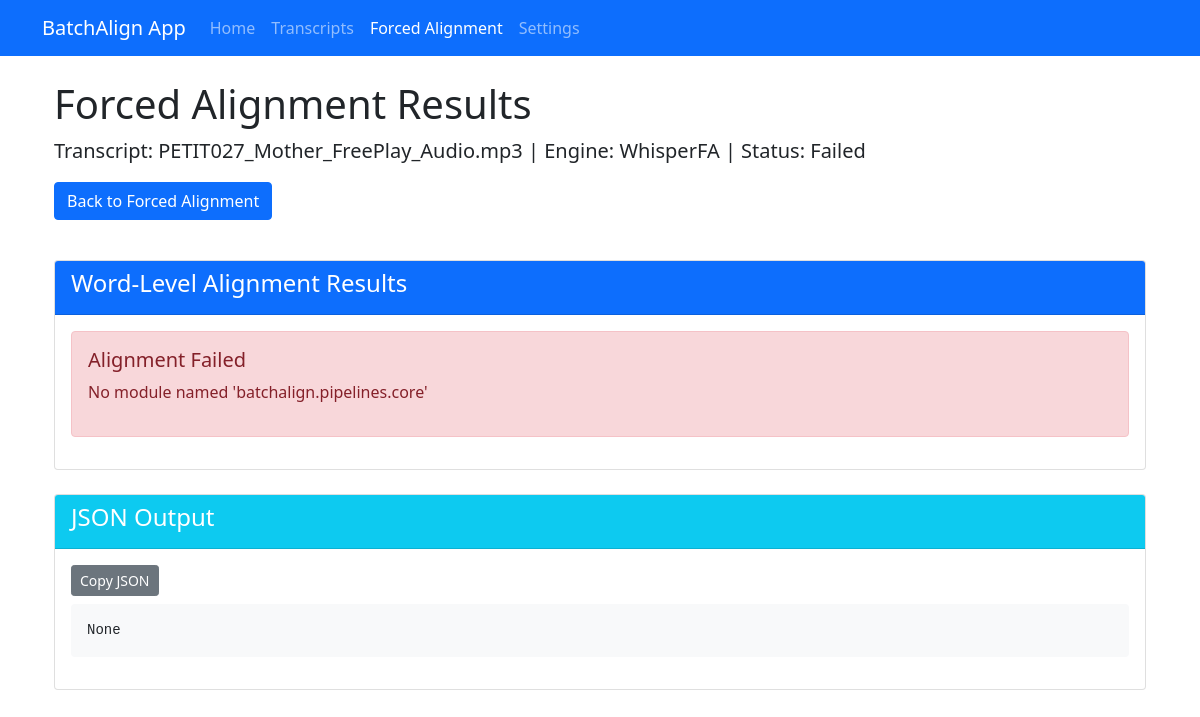
/forced-alignment/task/1/, run on the app's committed database.
### forced_alignment/models.py (models this page shows, shortened)
class ForcedAlignmentTask(models.Model):
    STATUS_CHOICES = [
        ('PENDING', 'Pending'),
        ('PROCESSING', 'Processing'),
        ('COMPLETED', 'Completed'),
        ('FAILED', 'Failed'),
    ]
    ENGINE_CHOICES = [
        ('WHISPER', 'WhisperFA'),
        ('WAV2VEC', 'Wave2VecFA'),
        ('AUTO', 'Auto'),
    ]
    audio_file = models.FileField(upload_to='forced_alignment/audio/', blank=True, null=True)
    cha_file = models.FileField(upload_to='forced_alignment/cha/', blank=True, null=True)
    original_transcript = models.ForeignKey(Transcript, on_delete=models.SET_NULL,
                                          related_name="alignment_tasks",
                                          blank=True, null=True)
    title = models.CharField(max_length=255, default="Untitled Alignment")
    word_timestamps = models.JSONField(null=True, blank=True)
    status = models.CharField(max_length=20, choices=STATUS_CHOICES, default='PENDING')
    engine_used = models.CharField(max_length=20, choices=ENGINE_CHOICES, default='AUTO')
    error_message = models.TextField(null=True, blank=True)
    created_at = models.DateTimeField(auto_now_add=True)
    updated_at = models.DateTimeField(auto_now=True)
    class Meta:
        ordering = ['-created_at']

### batch_processor/models.py (models this page shows, shortened)
class Transcript(models.Model):
    audio = models.OneToOneField(AudioFile, on_delete=models.CASCADE, related_name='transcript')
    raw_content = models.TextField(blank=True, null=True)  # Original Rev.ai output
    chat_content = models.TextField(blank=True, default='')  # CHAT format with default empty string
    diarization_data = models.JSONField(blank=True, null=True)  # Pyannote diarization output
    missing_segments = models.JSONField(blank=True, null=True)  # Segments with no ASR text
    speaker_mapping = models.ManyToManyField(SpeakerMap, blank=True)  # Link to speaker mappings
    created_at = models.DateTimeField(auto_now_add=True)
    pyannote_processed = models.BooleanField(default=False)  # Track if Pyannote has processed this file
    format = models.CharField(max_length=20, default='CHAT')  # Format of the transcript (CHAT, JSON, etc.)

class AudioFile(models.Model):
    title = models.CharField(max_length=200)
    audio_file = models.FileField(upload_to='uploads/', blank=True, null=True)
    input_folder = models.CharField(max_length=500, blank=True, null=True)  # Renamed for clarity
    uploaded_at = models.DateTimeField(auto_now_add=True)

### forced_alignment/views.py (the view)
# urls.py: path('task/<int:task_id>/', views.alignment_detail, name='detail'),
def alignment_detail(request, task_id):
    task = get_object_or_404(ForcedAlignmentTask, id=task_id)
    context = {
        'task': task
    }
    return render(request, 'forced_alignment/detail.html', context)

### forced_alignment/templates/forced_alignment/detail.html (shortened to what this page needs)
{% extends "batch_processor/base.html" %}
{% load static %}
{% block content %}
<div class="container mt-4">
    <div class="row mb-4">
        <div class="col">
            <h1>Forced Alignment Results</h1>
            <p class="lead">
                {% if task.original_transcript %}
                    Transcript: <strong>{{ task.original_transcript.audio.title }}</strong> |
                {% else %}
                    Title: <strong>{{ task.title }}</strong> |
                {% endif %}
                Engine: <strong>{{ task.get_engine_used_display }}</strong> |
                Status: <strong>{{ task.get_status_display }}</strong>
            </p>
            <a href="{% url 'forced_alignment:index' %}" class="btn btn-primary mb-3">
                 Back to Forced Alignment
            </a>
        </div>
    </div>
    <div class="card mb-4">
        <div class="card-header bg-primary text-white">
            <h4>Word-Level Alignment Results</h4>
        </div>
        <div class="card-body">
            {% if task.status == 'COMPLETED' and task.word_timestamps %}
                <div class="alert alert-info">
                    <strong>Instructions:</strong> Click on any word to play from that timestamp.
                </div>
                <div class="mb-4">
                    <audio id="audioPlayer" controls>
                        {% if task.audio_file %}
                            <source src="{{ task.audio_file.url }}" type="audio/mpeg">
                        {% elif task.original_transcript %}
                            <source src="{{ task.original_transcript.audio.audio_file.url }}" type="audio/mpeg">
                        {% endif %}
                        Your browser does not support the audio element.
                    </audio>
                </div>
                <div id="transcriptWithTimestamps" class="p-3 bg-light rounded">
                    {% for item in task.word_timestamps %}
                        <span
                            class="word-item"
                            data-start="{{ item.start }}"
                            data-end="{{ item.end }}"
                            data-utterance="{{ item.utterance_id|default:0 }}"
                            onclick="seekAudio({{ item.start }})"
                        >
                            {{ item.word }}{% if forloop.last or task.word_timestamps|slice:forloop.counter|first|default:item.utterance_id != item.utterance_id %}<br>{% endif %}
                        </span>
                    {% endfor %}
                </div>
                <div class="mt-4">
                    <button class="btn btn-sm btn-primary" onclick="toggleWordBreaks()">
                        <span id="breakBtnText">Show Line Breaks</span>
                    </button>
                </div>
            {% elif task.status == 'FAILED' %}
                <div class="alert alert-danger">
                    <h5>Alignment Failed</h5>
                    <p>{{ task.error_message }}</p>
                </div>
            {% endif %}
        </div>
    </div>
    <div class="card">
        <div class="card-header bg-info text-white">
            <h4>JSON Output</h4>
        </div>
        <div class="card-body">
            <div class="mb-2">
                <button class="btn btn-sm btn-secondary" onclick="copyToClipboard()">
                     Copy JSON
                </button>
            </div>
            <pre id="jsonOutput" class="p-3 bg-light rounded" style="max-height: 300px; overflow-y: auto;">{{ task.word_timestamps|safe }}</pre>
        </div>
    </div>
</div>
{% endblock %}

### data on the page
ForcedAlignmentTask: original_transcript.audio "PETIT027_Mother_FreePlay_Audio.mp3", engine_used "WhisperFA", status "Failed", error_message "No module named 'batchalign.pipelines.core'", word_timestamps "None"
